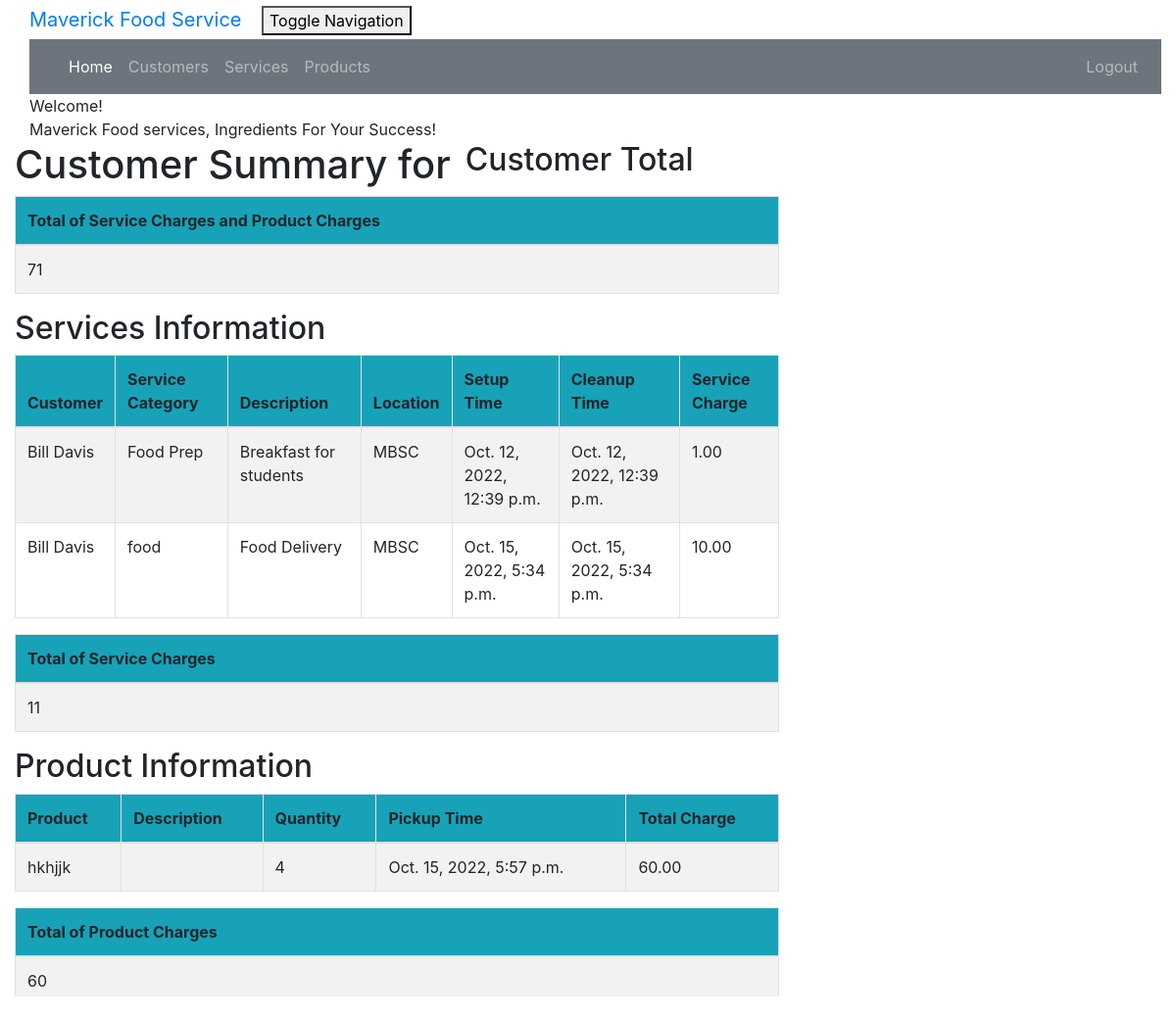
The page /customer/3/summary/ (signed in) on the database its author committed.
### crm/models.py (models this page shows, shortened)
class Service(models.Model):
    cust_name = models.ForeignKey(Customer, on_delete=models.CASCADE, related_name='services')
    service_category = models.CharField(max_length=100)
    description = models.TextField()
    location = models.CharField(max_length=200)
    setup_time = models.DateTimeField(
        default=timezone.now)
    cleanup_time = models.DateTimeField(
        default=timezone.now)
    service_charge = models.DecimalField(max_digits=10, decimal_places=2)
    created_date = models.DateTimeField(
        default=timezone.now)
    updated_date = models.DateTimeField(auto_now_add=True)

class Customer(models.Model):
    cust_name = models.CharField(max_length=50)
    email = models.EmailField(max_length=100)
    phone = models.CharField(max_length=20)
    bldgroom = models.CharField(max_length=100)
    address = models.CharField(max_length=200)
    city = models.CharField(max_length=50)
    state = models.CharField(max_length=50)
    zipcode = models.CharField(max_length=10)
    organization = models.CharField(max_length=100)
    role = models.CharField(max_length=100)
    def __str__(self):
        return self.cust_name

class Product(models.Model):
    cust_name = models.ForeignKey(Customer, on_delete=models.CASCADE, related_name='products')
    product = models.CharField(max_length=100)
    description = models.TextField()
    quantity = models.IntegerField()
    pickup_time = models.DateTimeField(
        default=timezone.now)
    charge = models.DecimalField(max_digits=10, decimal_places=2)
    created_date = models.DateTimeField(
        default=timezone.now)
    updated_date = models.DateTimeField(auto_now_add=True)

### crm/views.py (the view)
# urls.py: path('customer/<int:pk>/summary/', views.summary, name='summary'),
@login_required
def summary(request, pk):
    customer = get_object_or_404(Customer, pk=pk)
    services = Service.objects.filter(cust_name=pk)
    products = Product.objects.filter(cust_name=pk)
    sum_service_charge = \
        Service.objects.filter(cust_name=pk).aggregate(Sum('service_charge'))
    sum_product_charge = \
        Product.objects.filter(cust_name=pk).aggregate(Sum('charge'))
    sum = sum_product_charge.get("charge__sum")
    if sum == None:
        sum_product_charge = {'charge__sum': Decimal('0')}
    sum = sum_service_charge.get("service_charge__sum")
    if sum == None:
        sum_service_charge = {'service_charge__sum': Decimal('0')}
    return render(request, 'crm/summary.html', {'customer': customer,
                                                'products': products,
                                                'services': services,
                                                'sum_service_charge': sum_service_charge,
                                                'sum_product_charge': sum_product_charge, })

### crm/templates/crm/summary.html (shortened to what this page needs)
<!DOCTYPE html>
<html lang="en">
{% extends 'crm/base.html' %}
{% block content %}
    {% load mathfilters %}
    {% load humanize %}
    <div class="container">
        <div class="row">
            <div class="col-md-10 col-md-offset-1">
                <div class="panel panel-primary">
                    <div class="panel-heading">Welcome!</div>
                    <div class="panel-body">
                        Maverick Food services, Ingredients For Your Success!
                    </div>
                </div>
            </div>
        </div>
    </div>
    <div class="row">
        <h1 style="padding-left: 15Px">Customer Summary for {{ thecustomer.cust_name }}</h1>
        <h2 style="padding-left: 15Px">Customer Total</h2>
    </div>
    <table class="table table-striped table-bordered table-hover">
        <thead>
        <tr class="bg-info">
            <th>Total of Service Charges and Product Charges</th>
        </tr>
        </thead>
        <tbody>
        <tr>
            <td>{{ sum_service_charge.service_charge__sum|addition:sum_product_charge.charge__sum|intcomma }}
            </td>
        </tr>
        </tbody>
    </table>
    <div class="row">
        <h2 style="padding-left: 15Px">Services Information</h2>
    </div>
    <div class="padding-left: 15Px">
        <table class="table table-striped table-bordered table-hover">
            <thead>
            <tr class="bg-info">
                <th>Customer</th>
                <th>Service Category</th>
                <th>Description</th>
                <th>Location</th>
                <th>Setup Time</th>
                <th>Cleanup Time</th>
                <th>Service Charge</th>
            </tr>
            </thead>
            <tbody>
            {% for service in services %}
                <tr>
                <td>{{ service.cust_name }}</td>
                <td>{{ service.service_category }}</td>
                <td>{{ service.description }}</td>
                <td>{{ service.location }}</td>
                <td>{{ service.setup_time }}</td>
                <td>{{ service.cleanup_time }}</td>
                <td>{{ service.service_charge }}</td>
            {% endfor %}
            </tbody>
        </table>
    </div>
    <table class="table table-striped table-bordered table-hover">
        <thead>
        <tr class="bg-info">
            <th>Total of Service Charges</th>
        </tr>
        </thead>
        <tbody>
        <tr>
            <td>{{ sum_service_charge.service_charge__sum|intcomma }}</td>
        </tr>
        </tbody>
    </table>
    <div class="row">
        <h2 style="padding-left: 15Px">Product Information</h2>
    </div>
    <div class="padding-left: 15Px">
        <table class="table table-striped table-bordered table-hover">
            <thead>
            <tr class="bg-info">
                <th>Product</th>
                <th>Description</th>
                <th>Quantity</th>
                <th>Pickup Time</th>
                <th>Total Charge</th>
            </tr>
            </thead>
            <tbody>
            {% for product in products %}
                <tr>
                    <td>{{ product.product }}</td>
                    <td>{{ product.p_description }}</td>
                    <td>{{ product.quantity|intcomma }}</td>
                    <td>{{ product.pickup_time }}</td>
                    <td>{{ product.charge|intcomma }}</td>
                </tr>
            {% endfor %}
            </tbody>
        </table>
    </div>
    <div>
        <table class="table table-striped table-bordered table-hover">
            <thead>
            <tr class="bg-info">
                <th>Total of Product Charges</th>
            </tr>
            </thead>
            <tbody>
            <tr>
                <td>{{ sum_product_charge.charge__sum|intcomma }}</td>
            </tr>
            </tbody>
        </table>
    </div>
{% endblock %}

### crm/static/css/portfolio.css (style rules this page uses)
body { padding-left: 15px; }

### rows shown on the page
Service: cust_name "Bill Davis", service_category "Food Prep", description "Breakfast for students", location "MBSC", setup_time "Oct. 12, 2022, 12:39 p.m.", cleanup_time "Oct. 12, 2022, 12:39 p.m.", service_charge "1.00"
Service: cust_name "Bill Davis", service_category "food", description "Food Delivery", location "MBSC", setup_time "Oct. 15, 2022, 5:34 p.m.", cleanup_time "Oct. 15, 2022, 5:34 p.m.", service_charge "10.00"
Product: product "hkhjjk", quantity "4", pickup_time "Oct. 15, 2022, 5:57 p.m.", charge "60.00"

### other values the page prints
{{ sum_service_charge.service_charge__sum|intcomma }} "11"
{{ sum_product_charge.charge__sum|intcomma }} "60"
